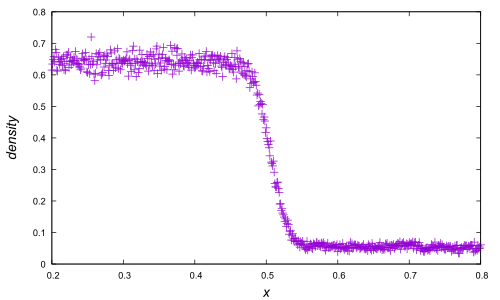

Recreate this plot in gnuplot.
set term pdf
set out 'ln78732-rn10976-ld0.629856-rd0.087808-T1.0.pdf'
set xlabel '{/Arial-Italic x}'
set ylabel '{/Arial-Italic density}'
set xlabel font 'Arial,15'
set ylabel font 'Arial,15'
set xrange [0.2:0.8]
set tics font 'Arial,10'
set nokey
plot 'ln78732-rn10976-ld0.629856-rd0.087808-T1.0.density' u 1:2
